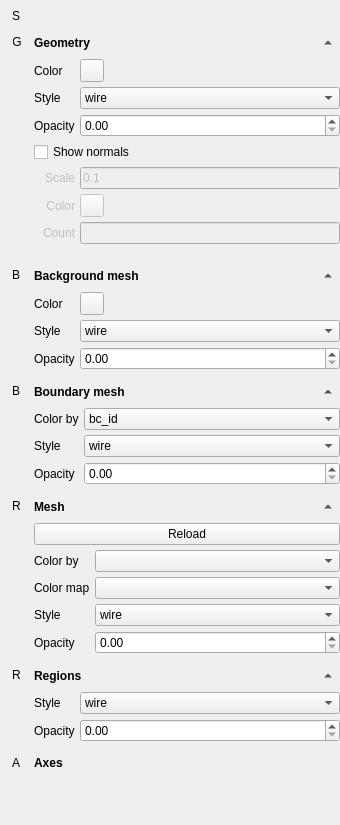
<?xml version="1.0" encoding="UTF-8"?>
<ui version="4.0">
 <class>Form</class>
 <widget class="QWidget" name="Form">
  <property name="geometry">
   <rect>
    <x>0</x>
    <y>0</y>
    <width>340</width>
    <height>825</height>
   </rect>
  </property>
  <property name="windowTitle">
   <string>Form</string>
  </property>
  <layout class="QGridLayout" name="gridLayout">
   <property name="leftMargin">
    <number>5</number>
   </property>
   <property name="topMargin">
    <number>5</number>
   </property>
   <property name="rightMargin">
    <number>0</number>
   </property>
   <property name="bottomMargin">
    <number>5</number>
   </property>
   <property name="spacing">
    <number>5</number>
   </property>
   <item row="0" column="0">
    <widget class="QToolButton" name="toolButton_hide_show">
     <property name="text">
      <string>S</string>
     </property>
     <property name="autoRaise">
      <bool>true</bool>
     </property>
    </widget>
   </item>
   <item row="13" column="0">
    <spacer name="verticalSpacer">
     <property name="orientation">
      <enum>Qt::Vertical</enum>
     </property>
     <property name="sizeHint" stdset="0">
      <size>
       <width>20</width>
       <height>1000</height>
      </size>
     </property>
    </spacer>
   </item>
   <item row="1" column="1" rowspan="2">
    <widget class="QWidget" name="widget_geometry" native="true">
     <layout class="QGridLayout" name="gridLayout_2">
      <property name="leftMargin">
       <number>0</number>
      </property>
      <property name="topMargin">
       <number>0</number>
      </property>
      <property name="rightMargin">
       <number>0</number>
      </property>
      <property name="bottomMargin">
       <number>5</number>
      </property>
      <property name="spacing">
       <number>5</number>
      </property>
      <item row="0" column="1">
       <widget class="QToolButton" name="toolButton_geometry_toggle">
        <property name="text">
         <string>...</string>
        </property>
        <property name="autoRaise">
         <bool>true</bool>
        </property>
        <property name="arrowType">
         <enum>Qt::UpArrow</enum>
        </property>
       </widget>
      </item>
      <item row="1" column="0" colspan="2">
       <widget class="QWidget" name="widget_geometry_opts" native="true">
        <layout class="QGridLayout" name="gridLayout_5">
         <property name="leftMargin">
          <number>0</number>
         </property>
         <property name="topMargin">
          <number>0</number>
         </property>
         <property name="rightMargin">
          <number>0</number>
         </property>
         <property name="bottomMargin">
          <number>10</number>
         </property>
         <property name="spacing">
          <number>5</number>
         </property>
         <item row="1" column="0">
          <widget class="QLabel" name="label_4">
           <property name="text">
            <string>Style</string>
           </property>
          </widget>
         </item>
         <item row="2" column="0">
          <widget class="QLabel" name="label_6">
           <property name="text">
            <string>Opacity</string>
           </property>
          </widget>
         </item>
         <item row="4" column="1">
          <widget class="QLineEdit" name="lineEdit_normal_scale">
           <property name="enabled">
            <bool>false</bool>
           </property>
           <property name="text">
            <string>0.1</string>
           </property>
          </widget>
         </item>
         <item row="5" column="1">
          <widget class="QToolButton" name="toolButton_normal_color">
           <property name="enabled">
            <bool>false</bool>
           </property>
           <property name="text">
            <string/>
           </property>
          </widget>
         </item>
         <item row="3" column="0" colspan="2">
          <widget class="QCheckBox" name="checkBox_geometry_normals">
           <property name="text">
            <string>Show normals</string>
           </property>
          </widget>
         </item>
         <item row="5" column="0">
          <widget class="QLabel" name="label_13">
           <property name="enabled">
            <bool>false</bool>
           </property>
           <property name="text">
            <string>Color</string>
           </property>
           <property name="alignment">
            <set>Qt::AlignRight|Qt::AlignTrailing|Qt::AlignVCenter</set>
           </property>
          </widget>
         </item>
         <item row="0" column="1">
          <widget class="QToolButton" name="toolButton_geometry_color">
           <property name="text">
            <string/>
           </property>
          </widget>
         </item>
         <item row="4" column="0">
          <widget class="QLabel" name="label_10">
           <property name="enabled">
            <bool>false</bool>
           </property>
           <property name="text">
            <string>Scale</string>
           </property>
           <property name="alignment">
            <set>Qt::AlignRight|Qt::AlignTrailing|Qt::AlignVCenter</set>
           </property>
          </widget>
         </item>
         <item row="1" column="1">
          <widget class="QComboBox" name="comboBox_geometry_style">
           <item>
            <property name="text">
             <string>wire</string>
            </property>
           </item>
           <item>
            <property name="text">
             <string>solid</string>
            </property>
           </item>
           <item>
            <property name="text">
             <string>edges</string>
            </property>
           </item>
           <item>
            <property name="text">
             <string>points</string>
            </property>
           </item>
          </widget>
         </item>
         <item row="0" column="0">
          <widget class="QLabel" name="label_5">
           <property name="text">
            <string>Color</string>
           </property>
          </widget>
         </item>
         <item row="2" column="1">
          <widget class="QDoubleSpinBox" name="doubleSpinBox_geomtry_opactiy">
           <property name="maximum">
            <double>1.000000000000000</double>
           </property>
           <property name="singleStep">
            <double>0.100000000000000</double>
           </property>
          </widget>
         </item>
         <item row="6" column="0">
          <widget class="QLabel" name="label_14">
           <property name="enabled">
            <bool>false</bool>
           </property>
           <property name="layoutDirection">
            <enum>Qt::LeftToRight</enum>
           </property>
           <property name="text">
            <string>Count</string>
           </property>
           <property name="alignment">
            <set>Qt::AlignRight|Qt::AlignTrailing|Qt::AlignVCenter</set>
           </property>
          </widget>
         </item>
         <item row="6" column="1">
          <widget class="QLineEdit" name="lineEdit_normal_count">
           <property name="enabled">
            <bool>false</bool>
           </property>
          </widget>
         </item>
        </layout>
       </widget>
      </item>
      <item row="0" column="0">
       <widget class="QLabel" name="label">
        <property name="font">
         <font>
          <weight>75</weight>
          <bold>true</bold>
         </font>
        </property>
        <property name="text">
         <string>Geometry</string>
        </property>
       </widget>
      </item>
     </layout>
    </widget>
   </item>
   <item row="2" column="0">
    <spacer name="verticalSpacer_2">
     <property name="orientation">
      <enum>Qt::Vertical</enum>
     </property>
     <property name="sizeHint" stdset="0">
      <size>
       <width>20</width>
       <height>0</height>
      </size>
     </property>
    </spacer>
   </item>
   <item row="4" column="0">
    <spacer name="verticalSpacer_3">
     <property name="orientation">
      <enum>Qt::Vertical</enum>
     </property>
     <property name="sizeHint" stdset="0">
      <size>
       <width>20</width>
       <height>0</height>
      </size>
     </property>
    </spacer>
   </item>
   <item row="9" column="0">
    <widget class="QToolButton" name="toolButton_regions_vis">
     <property name="toolTip">
      <string>Show regions</string>
     </property>
     <property name="text">
      <string>R</string>
     </property>
     <property name="autoRaise">
      <bool>true</bool>
     </property>
    </widget>
   </item>
   <item row="1" column="0">
    <widget class="QToolButton" name="toolButton_geometry_vis">
     <property name="toolTip">
      <string>Show geometry</string>
     </property>
     <property name="layoutDirection">
      <enum>Qt::LeftToRight</enum>
     </property>
     <property name="text">
      <string>G</string>
     </property>
     <property name="autoRaise">
      <bool>true</bool>
     </property>
    </widget>
   </item>
   <item row="3" column="1" rowspan="2">
    <widget class="QWidget" name="widget_bkgr_mesh" native="true">
     <layout class="QGridLayout" name="gridLayout_3">
      <property name="leftMargin">
       <number>0</number>
      </property>
      <property name="topMargin">
       <number>0</number>
      </property>
      <property name="rightMargin">
       <number>0</number>
      </property>
      <property name="bottomMargin">
       <number>5</number>
      </property>
      <property name="spacing">
       <number>5</number>
      </property>
      <item row="0" column="0">
       <widget class="QLabel" name="label_2">
        <property name="font">
         <font>
          <weight>75</weight>
          <bold>true</bold>
         </font>
        </property>
        <property name="text">
         <string>Background mesh</string>
        </property>
       </widget>
      </item>
      <item row="0" column="1">
       <widget class="QToolButton" name="toolButton_bkgr_mesh_toggle">
        <property name="text">
         <string>...</string>
        </property>
        <property name="autoRaise">
         <bool>true</bool>
        </property>
        <property name="arrowType">
         <enum>Qt::UpArrow</enum>
        </property>
       </widget>
      </item>
      <item row="1" column="0" colspan="2">
       <widget class="QWidget" name="widget_bkgr_mesh_opts" native="true">
        <layout class="QGridLayout" name="gridLayout_6">
         <property name="leftMargin">
          <number>0</number>
         </property>
         <property name="topMargin">
          <number>0</number>
         </property>
         <property name="rightMargin">
          <number>0</number>
         </property>
         <property name="bottomMargin">
          <number>0</number>
         </property>
         <property name="spacing">
          <number>5</number>
         </property>
         <item row="1" column="0">
          <widget class="QLabel" name="label_8">
           <property name="text">
            <string>Style</string>
           </property>
          </widget>
         </item>
         <item row="2" column="0">
          <widget class="QLabel" name="label_9">
           <property name="text">
            <string>Opacity</string>
           </property>
          </widget>
         </item>
         <item row="0" column="0">
          <widget class="QLabel" name="label_7">
           <property name="text">
            <string>Color</string>
           </property>
          </widget>
         </item>
         <item row="0" column="1">
          <widget class="QToolButton" name="toolButton_bkgr_mesh_color">
           <property name="text">
            <string/>
           </property>
          </widget>
         </item>
         <item row="1" column="1">
          <widget class="QComboBox" name="comboBox_bkgr_mesh_style">
           <property name="sizePolicy">
            <sizepolicy hsizetype="Expanding" vsizetype="Fixed">
             <horstretch>0</horstretch>
             <verstretch>0</verstretch>
            </sizepolicy>
           </property>
           <item>
            <property name="text">
             <string>wire</string>
            </property>
           </item>
           <item>
            <property name="text">
             <string>solid</string>
            </property>
           </item>
           <item>
            <property name="text">
             <string>edges</string>
            </property>
           </item>
           <item>
            <property name="text">
             <string>points</string>
            </property>
           </item>
          </widget>
         </item>
         <item row="2" column="1">
          <widget class="QDoubleSpinBox" name="doubleSpinBox_bkgr_mesh_opactity">
           <property name="maximum">
            <double>1.000000000000000</double>
           </property>
           <property name="singleStep">
            <double>0.100000000000000</double>
           </property>
          </widget>
         </item>
        </layout>
       </widget>
      </item>
     </layout>
    </widget>
   </item>
   <item row="3" column="0">
    <widget class="QToolButton" name="toolButton_bkgr_mesh_vis">
     <property name="toolTip">
      <string>Show background mesh</string>
     </property>
     <property name="text">
      <string>B</string>
     </property>
     <property name="autoRaise">
      <bool>true</bool>
     </property>
    </widget>
   </item>
   <item row="10" column="0">
    <spacer name="verticalSpacer_4">
     <property name="orientation">
      <enum>Qt::Vertical</enum>
     </property>
     <property name="sizeHint" stdset="0">
      <size>
       <width>20</width>
       <height>0</height>
      </size>
     </property>
    </spacer>
   </item>
   <item row="9" column="1" rowspan="2">
    <widget class="QWidget" name="widget_regions" native="true">
     <layout class="QGridLayout" name="gridLayout_4">
      <property name="leftMargin">
       <number>0</number>
      </property>
      <property name="topMargin">
       <number>0</number>
      </property>
      <property name="rightMargin">
       <number>0</number>
      </property>
      <property name="bottomMargin">
       <number>5</number>
      </property>
      <property name="spacing">
       <number>5</number>
      </property>
      <item row="0" column="0">
       <widget class="QLabel" name="label_3">
        <property name="font">
         <font>
          <weight>75</weight>
          <bold>true</bold>
         </font>
        </property>
        <property name="text">
         <string>Regions</string>
        </property>
       </widget>
      </item>
      <item row="0" column="1">
       <widget class="QToolButton" name="toolButton_regions_toggle">
        <property name="text">
         <string>...</string>
        </property>
        <property name="autoRaise">
         <bool>true</bool>
        </property>
        <property name="arrowType">
         <enum>Qt::UpArrow</enum>
        </property>
       </widget>
      </item>
      <item row="1" column="0" colspan="2">
       <widget class="QWidget" name="widget_regions_opts" native="true">
        <layout class="QGridLayout" name="gridLayout_7">
         <property name="leftMargin">
          <number>0</number>
         </property>
         <property name="topMargin">
          <number>0</number>
         </property>
         <property name="rightMargin">
          <number>0</number>
         </property>
         <property name="bottomMargin">
          <number>0</number>
         </property>
         <property name="spacing">
          <number>5</number>
         </property>
         <item row="0" column="0">
          <widget class="QLabel" name="label_11">
           <property name="text">
            <string>Style</string>
           </property>
          </widget>
         </item>
         <item row="1" column="0">
          <widget class="QLabel" name="label_12">
           <property name="text">
            <string>Opacity</string>
           </property>
          </widget>
         </item>
         <item row="0" column="1">
          <widget class="QComboBox" name="comboBox_regions_style">
           <property name="sizePolicy">
            <sizepolicy hsizetype="Expanding" vsizetype="Fixed">
             <horstretch>0</horstretch>
             <verstretch>0</verstretch>
            </sizepolicy>
           </property>
           <item>
            <property name="text">
             <string>wire</string>
            </property>
           </item>
           <item>
            <property name="text">
             <string>solid</string>
            </property>
           </item>
           <item>
            <property name="text">
             <string>edges</string>
            </property>
           </item>
           <item>
            <property name="text">
             <string>points</string>
            </property>
           </item>
          </widget>
         </item>
         <item row="1" column="1">
          <widget class="QDoubleSpinBox" name="doubleSpinBox_regions_opacity">
           <property name="maximum">
            <double>1.000000000000000</double>
           </property>
           <property name="singleStep">
            <double>0.100000000000000</double>
           </property>
          </widget>
         </item>
        </layout>
       </widget>
      </item>
     </layout>
    </widget>
   </item>
   <item row="11" column="0">
    <widget class="QToolButton" name="toolButton_axes_vis">
     <property name="toolTip">
      <string>Show axes</string>
     </property>
     <property name="text">
      <string>A</string>
     </property>
     <property name="autoRaise">
      <bool>true</bool>
     </property>
    </widget>
   </item>
   <item row="11" column="1">
    <widget class="QLabel" name="label_axes">
     <property name="font">
      <font>
       <weight>75</weight>
       <bold>true</bold>
      </font>
     </property>
     <property name="text">
      <string>Axes</string>
     </property>
    </widget>
   </item>
   <item row="5" column="0">
    <widget class="QToolButton" name="toolButton_boundary_vis">
     <property name="toolTip">
      <string>Show boundary mesh</string>
     </property>
     <property name="text">
      <string>B</string>
     </property>
     <property name="checkable">
      <bool>false</bool>
     </property>
     <property name="autoRaise">
      <bool>true</bool>
     </property>
    </widget>
   </item>
   <item row="6" column="0">
    <spacer name="verticalSpacer_5">
     <property name="orientation">
      <enum>Qt::Vertical</enum>
     </property>
     <property name="sizeHint" stdset="0">
      <size>
       <width>20</width>
       <height>40</height>
      </size>
     </property>
    </spacer>
   </item>
   <item row="5" column="1" rowspan="2">
    <widget class="QWidget" name="widget_boundary" native="true">
     <layout class="QGridLayout" name="gridLayout_8">
      <property name="leftMargin">
       <number>0</number>
      </property>
      <property name="topMargin">
       <number>0</number>
      </property>
      <property name="rightMargin">
       <number>0</number>
      </property>
      <property name="bottomMargin">
       <number>5</number>
      </property>
      <property name="spacing">
       <number>5</number>
      </property>
      <item row="0" column="0">
       <widget class="QLabel" name="label_14">
        <property name="font">
         <font>
          <weight>75</weight>
          <bold>true</bold>
         </font>
        </property>
        <property name="text">
         <string>Boundary mesh</string>
        </property>
       </widget>
      </item>
      <item row="0" column="1">
       <widget class="QToolButton" name="toolButton_boundary_toggle">
        <property name="text">
         <string>...</string>
        </property>
        <property name="autoRaise">
         <bool>true</bool>
        </property>
        <property name="arrowType">
         <enum>Qt::UpArrow</enum>
        </property>
       </widget>
      </item>
      <item row="1" column="0" colspan="2">
       <widget class="QWidget" name="widget_boundary_opts" native="true">
        <layout class="QGridLayout" name="gridLayout_9">
         <property name="leftMargin">
          <number>0</number>
         </property>
         <property name="topMargin">
          <number>0</number>
         </property>
         <property name="rightMargin">
          <number>0</number>
         </property>
         <property name="bottomMargin">
          <number>0</number>
         </property>
         <property name="spacing">
          <number>5</number>
         </property>
         <item row="1" column="0">
          <widget class="QLabel" name="label_15">
           <property name="text">
            <string>Style</string>
           </property>
          </widget>
         </item>
         <item row="2" column="0">
          <widget class="QLabel" name="label_16">
           <property name="text">
            <string>Opacity</string>
           </property>
          </widget>
         </item>
         <item row="2" column="1">
          <widget class="QDoubleSpinBox" name="doubleSpinBox_boundary_opacity">
           <property name="maximum">
            <double>1.000000000000000</double>
           </property>
           <property name="singleStep">
            <double>0.100000000000000</double>
           </property>
          </widget>
         </item>
         <item row="1" column="1">
          <widget class="QComboBox" name="comboBox_boundary_style">
           <property name="sizePolicy">
            <sizepolicy hsizetype="Expanding" vsizetype="Fixed">
             <horstretch>0</horstretch>
             <verstretch>0</verstretch>
            </sizepolicy>
           </property>
           <item>
            <property name="text">
             <string>wire</string>
            </property>
           </item>
           <item>
            <property name="text">
             <string>solid</string>
            </property>
           </item>
           <item>
            <property name="text">
             <string>edges</string>
            </property>
           </item>
           <item>
            <property name="text">
             <string>points</string>
            </property>
           </item>
          </widget>
         </item>
         <item row="0" column="0">
          <widget class="QLabel" name="label_17">
           <property name="text">
            <string>Color by</string>
           </property>
          </widget>
         </item>
         <item row="0" column="1">
          <widget class="QComboBox" name="comboBox_boundary_colorby">
           <item>
            <property name="text">
             <string>bc_id</string>
            </property>
           </item>
          </widget>
         </item>
        </layout>
       </widget>
      </item>
     </layout>
    </widget>
   </item>
   <item row="7" column="0">
    <widget class="QToolButton" name="toolButton_mesh_vis">
     <property name="toolTip">
      <string>Show regions</string>
     </property>
     <property name="text">
      <string>R</string>
     </property>
     <property name="autoRaise">
      <bool>true</bool>
     </property>
    </widget>
   </item>
   <item row="7" column="1" rowspan="2">
    <widget class="QWidget" name="widget_mesh" native="true">
     <layout class="QGridLayout" name="gridLayout_10">
      <property name="leftMargin">
       <number>0</number>
      </property>
      <property name="topMargin">
       <number>0</number>
      </property>
      <property name="rightMargin">
       <number>0</number>
      </property>
      <property name="bottomMargin">
       <number>0</number>
      </property>
      <property name="spacing">
       <number>5</number>
      </property>
      <item row="1" column="0" colspan="2">
       <widget class="QWidget" name="widget_mesh_opts" native="true">
        <layout class="QGridLayout" name="gridLayout_11">
         <property name="leftMargin">
          <number>0</number>
         </property>
         <property name="topMargin">
          <number>0</number>
         </property>
         <property name="rightMargin">
          <number>0</number>
         </property>
         <property name="bottomMargin">
          <number>5</number>
         </property>
         <property name="spacing">
          <number>5</number>
         </property>
         <item row="4" column="1">
          <widget class="QComboBox" name="comboBox_mesh_style">
           <property name="sizePolicy">
            <sizepolicy hsizetype="Expanding" vsizetype="Fixed">
             <horstretch>0</horstretch>
             <verstretch>0</verstretch>
            </sizepolicy>
           </property>
           <item>
            <property name="text">
             <string>wire</string>
            </property>
           </item>
           <item>
            <property name="text">
             <string>solid</string>
            </property>
           </item>
           <item>
            <property name="text">
             <string>edges</string>
            </property>
           </item>
           <item>
            <property name="text">
             <string>points</string>
            </property>
           </item>
          </widget>
         </item>
         <item row="2" column="0">
          <widget class="QLabel" name="label_21">
           <property name="text">
            <string>Color by</string>
           </property>
          </widget>
         </item>
         <item row="5" column="1">
          <widget class="QDoubleSpinBox" name="doubleSpinBox_mesh_opacity">
           <property name="sizePolicy">
            <sizepolicy hsizetype="Minimum" vsizetype="Fixed">
             <horstretch>0</horstretch>
             <verstretch>0</verstretch>
            </sizepolicy>
           </property>
           <property name="maximum">
            <double>1.000000000000000</double>
           </property>
           <property name="singleStep">
            <double>0.100000000000000</double>
           </property>
          </widget>
         </item>
         <item row="4" column="0">
          <widget class="QLabel" name="label_19">
           <property name="text">
            <string>Style</string>
           </property>
          </widget>
         </item>
         <item row="5" column="0">
          <widget class="QLabel" name="label_20">
           <property name="text">
            <string>Opacity</string>
           </property>
          </widget>
         </item>
         <item row="2" column="1">
          <widget class="QComboBox" name="comboBox_mesh_colorby"/>
         </item>
         <item row="0" column="0" colspan="2">
          <widget class="QPushButton" name="pushButton_reload_mesh">
           <property name="text">
            <string>Reload</string>
           </property>
          </widget>
         </item>
         <item row="3" column="0">
          <widget class="QLabel" name="label_22">
           <property name="text">
            <string>Color map</string>
           </property>
          </widget>
         </item>
         <item row="3" column="1">
          <widget class="QComboBox" name="comboBox_mesh_color_map"/>
         </item>
        </layout>
       </widget>
      </item>
      <item row="0" column="0">
       <widget class="QLabel" name="label_18">
        <property name="font">
         <font>
          <weight>75</weight>
          <bold>true</bold>
         </font>
        </property>
        <property name="text">
         <string>Mesh</string>
        </property>
       </widget>
      </item>
      <item row="0" column="1">
       <widget class="QToolButton" name="toolButton_mesh_toggle">
        <property name="text">
         <string>...</string>
        </property>
        <property name="autoRaise">
         <bool>true</bool>
        </property>
        <property name="arrowType">
         <enum>Qt::UpArrow</enum>
        </property>
       </widget>
      </item>
     </layout>
    </widget>
   </item>
   <item row="8" column="0">
    <spacer name="verticalSpacer_6">
     <property name="orientation">
      <enum>Qt::Vertical</enum>
     </property>
     <property name="sizeHint" stdset="0">
      <size>
       <width>20</width>
       <height>40</height>
      </size>
     </property>
    </spacer>
   </item>
  </layout>
 </widget>
 <tabstops>
  <tabstop>doubleSpinBox_bkgr_mesh_opactity</tabstop>
  <tabstop>comboBox_regions_style</tabstop>
  <tabstop>doubleSpinBox_regions_opacity</tabstop>
  <tabstop>toolButton_bkgr_mesh_vis</tabstop>
  <tabstop>toolButton_axes_vis</tabstop>
  <tabstop>toolButton_geometry_toggle</tabstop>
  <tabstop>toolButton_bkgr_mesh_toggle</tabstop>
  <tabstop>toolButton_regions_toggle</tabstop>
  <tabstop>toolButton_geometry_vis</tabstop>
  <tabstop>toolButton_regions_vis</tabstop>
  <tabstop>toolButton_hide_show</tabstop>
  <tabstop>toolButton_geometry_color</tabstop>
  <tabstop>comboBox_geometry_style</tabstop>
  <tabstop>doubleSpinBox_geomtry_opactiy</tabstop>
  <tabstop>checkBox_geometry_normals</tabstop>
  <tabstop>toolButton_normal_color</tabstop>
  <tabstop>toolButton_bkgr_mesh_color</tabstop>
  <tabstop>comboBox_bkgr_mesh_style</tabstop>
 </tabstops>
 <resources/>
 <connections>
  <connection>
   <sender>checkBox_geometry_normals</sender>
   <signal>toggled(bool)</signal>
   <receiver>label_10</receiver>
   <slot>setEnabled(bool)</slot>
   <hints>
    <hint type="sourcelabel">
     <x>66</x>
     <y>157</y>
    </hint>
    <hint type="destinationlabel">
     <x>82</x>
     <y>193</y>
    </hint>
   </hints>
  </connection>
  <connection>
   <sender>checkBox_geometry_normals</sender>
   <signal>toggled(bool)</signal>
   <receiver>label_13</receiver>
   <slot>setEnabled(bool)</slot>
   <hints>
    <hint type="sourcelabel">
     <x>58</x>
     <y>157</y>
    </hint>
    <hint type="destinationlabel">
     <x>78</x>
     <y>206</y>
    </hint>
   </hints>
  </connection>
  <connection>
   <sender>checkBox_geometry_normals</sender>
   <signal>toggled(bool)</signal>
   <receiver>toolButton_normal_color</receiver>
   <slot>setEnabled(bool)</slot>
   <hints>
    <hint type="sourcelabel">
     <x>61</x>
     <y>152</y>
    </hint>
    <hint type="destinationlabel">
     <x>111</x>
     <y>221</y>
    </hint>
   </hints>
  </connection>
  <connection>
   <sender>checkBox_geometry_normals</sender>
   <signal>toggled(bool)</signal>
   <receiver>lineEdit_normal_scale</receiver>
   <slot>setEnabled(bool)</slot>
   <hints>
    <hint type="sourcelabel">
     <x>130</x>
     <y>155</y>
    </hint>
    <hint type="destinationlabel">
     <x>133</x>
     <y>181</y>
    </hint>
   </hints>
  </connection>
  <connection>
   <sender>checkBox_geometry_normals</sender>
   <signal>toggled(bool)</signal>
   <receiver>label_14</receiver>
   <slot>setEnabled(bool)</slot>
   <hints>
    <hint type="sourcelabel">
     <x>240</x>
     <y>155</y>
    </hint>
    <hint type="destinationlabel">
     <x>59</x>
     <y>238</y>
    </hint>
   </hints>
  </connection>
  <connection>
   <sender>checkBox_geometry_normals</sender>
   <signal>toggled(bool)</signal>
   <receiver>lineEdit_normal_count</receiver>
   <slot>setEnabled(bool)</slot>
   <hints>
    <hint type="sourcelabel">
     <x>316</x>
     <y>157</y>
    </hint>
    <hint type="destinationlabel">
     <x>335</x>
     <y>240</y>
    </hint>
   </hints>
  </connection>
 </connections>
</ui>
